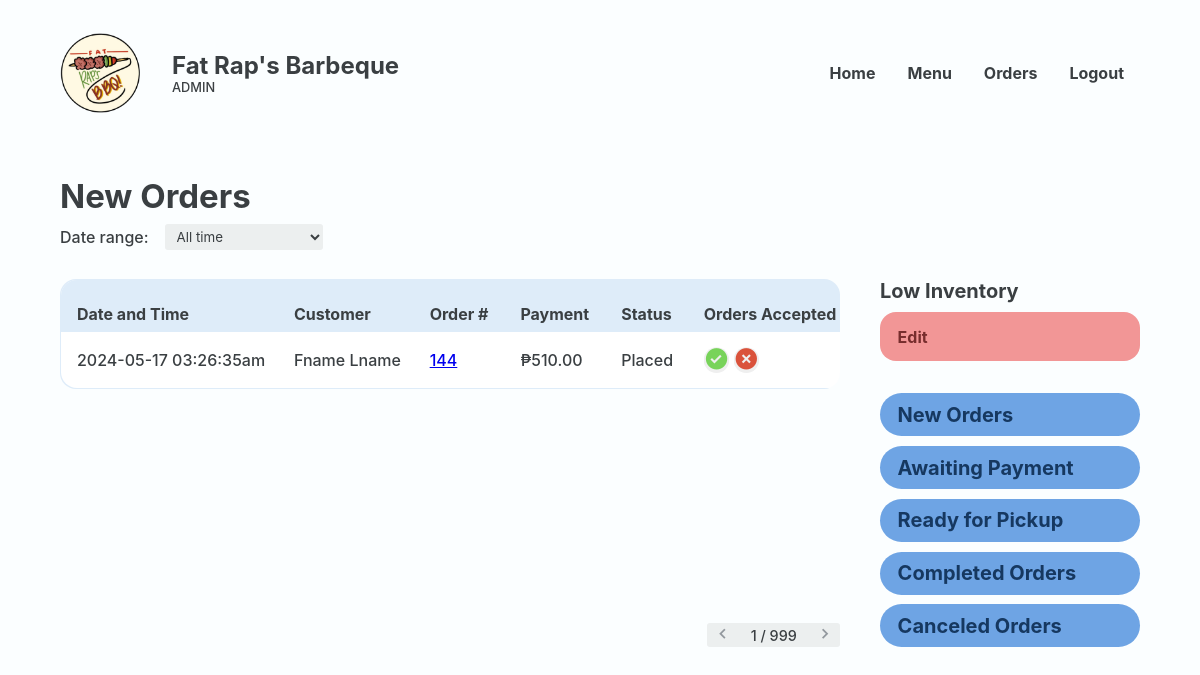
Screenshot of /Website/admin-new-orders.php (signed in) with the database file from the repository.
### tables this page shows
CREATE TABLE `placed_order` (
  `PLACED_ORDER_ID` int(18) UNSIGNED NOT NULL,
  `PRSN_ID` int(18) NOT NULL,
  `CUS_NAME` varchar(20) NOT NULL,
  `CUS_NUMBER` varchar(11) NOT NULL,
  `CUS_EMAIL` varchar(35) NOT NULL,
  `PLACED_ORDER_DATE` varchar(50) NOT NULL,
  `PLACED_ORDER_TOTAL` decimal(10,2) NOT NULL,
  `DELIVERY_ADDRESS` varchar(255) NOT NULL,
  `DELIVERY_DATE` varchar(50) NOT NULL,
  `PLACED_ORDER_STATUS` varchar(50) NOT NULL,
  `PLACED_ORDER_CONFIRMATION` varchar(50) NOT NULL,
  `PLACED_ORDER_TRACKER` varchar(16) NOT NULL,
  `PLACED_ORDER_NOTE` varchar(50) NOT NULL,
  `REFERENCE_NUMBER` varchar(50) NOT NULL,
  `GUEST_ORDER_IDENTIFIER` varchar(50) NOT NULL
);

### Website/admin-new-orders.php (the view, shortened to what this page needs)
<?php
@include 'constants.php';
$order_type = isset($_GET['type']) ? $_GET['type'] : 'all';
?>
<!DOCTYPE html>
<html lang="en">
<head>
    <link rel="stylesheet" href="header-styles.css">
    <link rel="stylesheet" href="admin-styles.css">
    <link href='https://unpkg.com/boxicons@2.1.4/css/boxicons.min.css' rel='stylesheet'>
</head>
<body>
    <header class="backend">
        <div class="header-container">
            <div class="website-title">
                <img id="logo" src="images/client-logo.png">
                <div class="text">
                    <h1>Fat Rap's Barbeque</h1>
                    <p>ADMIN</p>
                </div>
            </div>
            <ul class='menubar'>
                <li><a href="<?php echo SITEURL; ?>admin-home.php">Home</a></li>
                <li><a href="<?php echo SITEURL; ?>admin-inventory.php">Menu</a></li>
                <li><a href="<?php echo SITEURL; ?>admin-new-orders.php">Orders</a></li>
                <?php
                if (isset($_SESSION['prsn_id'])) {
                ?>
                    <li><a href="<?php echo SITEURL; ?>logout.php">Logout</a>
                    </li>
                <?php
                } else {
                ?>
                    <li><a href="<?php echo SITEURL; ?>login-page.php">Login</a></li>
                <?php
                }
                ?>
            </ul>
        </div>
    </header>
    <main>
        <section class="section" id="orders-page">
            <div class="container">
                <div class="section-heading">
                    <h2>New Orders</h2>
                    <div class="inline">
                        <p>Date range:</p>
                        <select name="order-type" id="order-type" class="dropdown">
                            <option value="all" <?php echo ($order_type === 'all') ? 'selected' : ''; ?>>All time</option>
                        </select>
                    </div>
                </div>
                <section class="with-side-menu">
                    <section class="main-section parent">
                        <div class="table-wrapper">
                            <table class="alternating">
                                <tr>
                                    <th class="header">Date and Time</th>
                                    <th class="header">Customer</th>
                                    <th class="header">Order #</th>
                                    <th class="header">Payment</th>
                                    <th class="header">Status</th>
                                    <th class="header">Orders Accepted</th>
                                </tr>
                                <?php
                                $sql = "SELECT * FROM placed_order WHERE PLACED_ORDER_STATUS = 'Placed'";
                                $res = mysqli_query($conn, $sql);
                                $count = mysqli_num_rows($res);
                                if ($count > 0) {
                                    while ($row = mysqli_fetch_assoc($res)) {
                                        $PLACED_ORDER_ID = $row['PLACED_ORDER_ID'];
                                        $CUS_NAME = $row['CUS_NAME'];
                                        $PLACED_ORDER_DATE = $row['PLACED_ORDER_DATE'];
                                        $PLACED_ORDER_TOTAL = $row['PLACED_ORDER_TOTAL'];
                                        $PLACED_ORDER_STATUS = $row['PLACED_ORDER_STATUS'];
                                ?>
                                        <tr>
                                            <td data-cell="Date and Time"><?php echo $PLACED_ORDER_DATE ?></td>
                                            <td data-cell="customer"><?php echo $CUS_NAME ?></td>
                                            <td data-cell="Order #">
                                                <a href="<?php echo SITEURL ?>admin-order-details.php?PLACED_ORDER_ID=<?php echo $PLACED_ORDER_ID; ?>"><?php echo $PLACED_ORDER_ID ?></a>
                                            </td>
                                            <td data-cell="Payment">₱<?php echo $PLACED_ORDER_TOTAL ?></td>
                                            <td data-cell="Status"><?php echo $PLACED_ORDER_STATUS ?></td>
                                            <td data-cell="Confimed">
                                                <div class="btn-wrapper">
                                                    <form method="POST">
                                                        <button class="btn-check" name="confirmed"><i class='bx bxs-check-circle'></i></button>
                                                        <button class="btn-cross" name="not-confirmed"><i class='bx bxs-x-circle'></i></button>
                                            </form>
                        </div>
                        </td>
                        </tr>
                    <?php
                                    }
                                }
                ?>
                </table>
            </div>
            <div class="buttons">
                <a href=""><i class='bx bx-chevron-left js-minus'></i></a>
                <p class="js-num">1 / 999</p>
                <a href=""><i class='bx bx-chevron-right js-plus'></i></a>
            </div>
        </section>
        <section class="side-menu">
            <div class="group inventory" id="low-inventory">
                <h3>Low Inventory</h3>
                <div class="inventory-box">
                    <a href="<?php echo SITEURL; ?>admin-inventory.php" class="edit">Edit</a>
                </div>
            </div>
            <div class="group">
                <a href="admin-new-orders.php" class="view big-font">New Orders</a>
                <a href="admin-awaiting-payment.php" class="view big-font">Awaiting Payment</a>
                <a href="admin-delivery-orders.php" class="view big-font">Ready for Pickup</a>
                <a href="admin-completed-orders.php" class="view big-font">Completed Orders</a>
                <a href="admin-canceled-orders.php" class="view big-font">Canceled Orders</a>
            </div>
        </section>
        </section>
        </div>
        </section>
    </main>
</body>
</html>

### Website/header-styles.css (style rules this page uses)
*, *::before, *::after { margin: 0; padding: 0; box-sizing: border-box; font-family: inherit; }
:root { --bg:#F2FFE1; --primary:#f3d95c; --text:#3A001E; --text2: #FA3F1F; --input-bg:#F7F3DC; --eye-icon:#CEC699; --block: #4ADE5D; --block-p:#277B32; --block-h1: #0F4C17; --form-bg: #FFFDEF; --header-text: #3A001E; }
body { font-family: 'Inter', sans-serif; }
header, footer { width: 100%; display: flex; justify-content: center; align-items: center; }
header { height: 8rem; position: fixed; top: 0; z-index: 100; color: var(--header-text); background-color: var(--bg); }
header.backend { color: #3A3F42; background-color: #FBFEFF; }
.header-container, .footer-container { margin-inline: auto; margin-top: 2rem; margin-bottom: 0.9rem; width: 90%; max-width: 1200px; display: flex; justify-content: space-between; align-items: center; }
.website-title { display: flex; align-items: center; }
header img { width: 80px; position: relative; }
header .text { margin-left: 2rem; display: flex; flex-direction: column; gap: 0; }
header h1 { white-space: nowrap; font-size: 1.5rem; }
header .text p, footer .right-container p { font-size: 0.8rem; }
li > a { color: inherit; text-decoration: none; }
.menubar { display: flex; flex-direction: row; list-style-type: none; margin: 0; padding: 0; }
.menubar > li { font-weight: bold; margin: 0 1rem; overflow: hidden; }

### rows the page displays
placed_order: PLACED_ORDER_DATE "2024-05-17 03:26:35am", CUS_NAME "Fname Lname", PLACED_ORDER_ID "144", PLACED_ORDER_TOTAL "510.00", PLACED_ORDER_STATUS "Placed"
